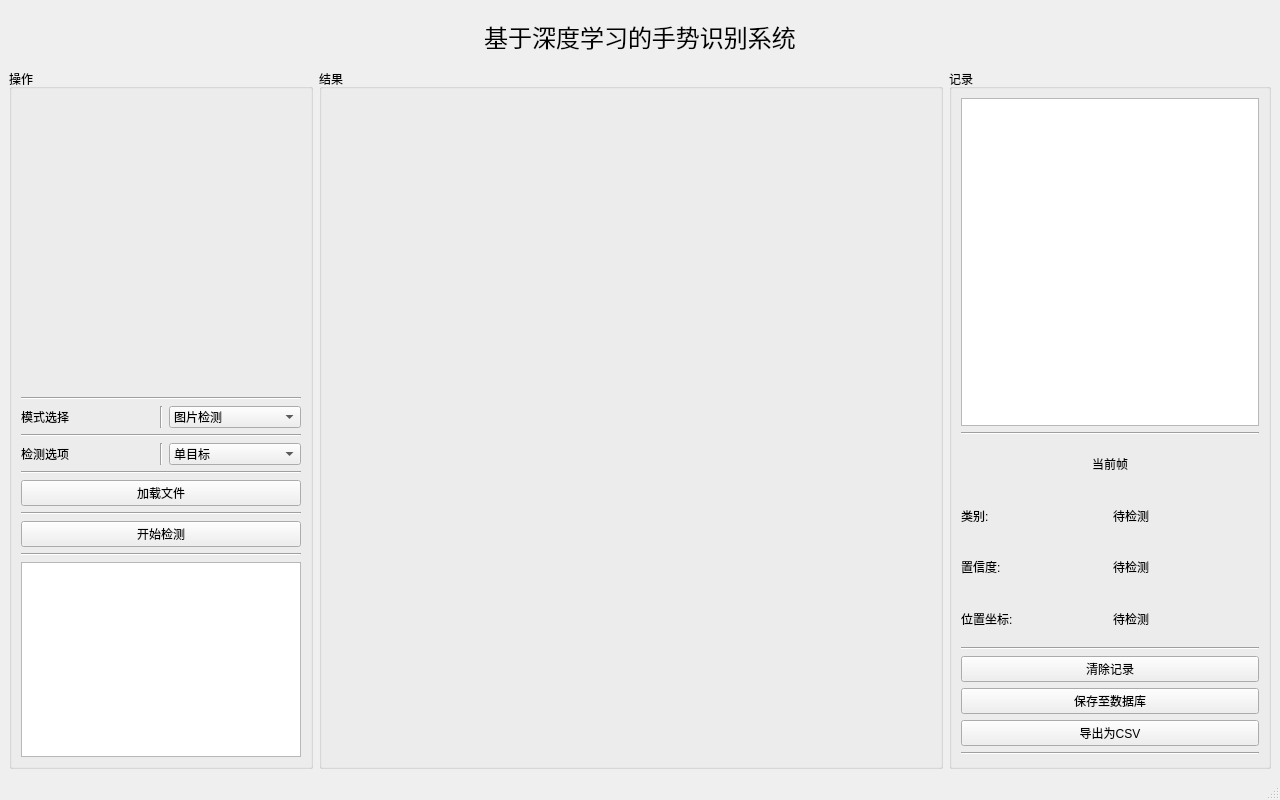
<?xml version="1.0" encoding="UTF-8"?>
<ui version="4.0">
 <class>MainWindow</class>
 <widget class="QMainWindow" name="MainWindow">
  <property name="geometry">
   <rect>
    <x>0</x>
    <y>0</y>
    <width>1280</width>
    <height>800</height>
   </rect>
  </property>
  <property name="windowTitle">
   <string>MainWindow</string>
  </property>
  <widget class="QWidget" name="centralwidget">
   <layout class="QVBoxLayout" name="verticalLayout_8">
    <item>
     <layout class="QVBoxLayout" name="verticalLayout_5" stretch="1,13">
      <item>
       <widget class="QLabel" name="label_Title">
        <property name="sizePolicy">
         <sizepolicy hsizetype="MinimumExpanding" vsizetype="MinimumExpanding">
          <horstretch>0</horstretch>
          <verstretch>0</verstretch>
         </sizepolicy>
        </property>
        <property name="minimumSize">
         <size>
          <width>40</width>
          <height>50</height>
         </size>
        </property>
        <property name="font">
         <font>
          <family>Arial</family>
          <pointsize>18</pointsize>
         </font>
        </property>
        <property name="text">
         <string>基于深度学习的手势识别系统</string>
        </property>
        <property name="alignment">
         <set>Qt::AlignCenter</set>
        </property>
       </widget>
      </item>
      <item>
       <layout class="QHBoxLayout" name="horizontalLayout_9" stretch="5,11,6">
        <item>
         <widget class="QGroupBox" name="groupBox">
          <property name="title">
           <string>操作</string>
          </property>
          <layout class="QHBoxLayout" name="horizontalLayout_3">
           <item>
            <layout class="QVBoxLayout" name="verticalLayout_4" stretch="3,1,2">
             <item>
              <widget class="QLabel" name="label_InputView">
               <property name="sizePolicy">
                <sizepolicy hsizetype="MinimumExpanding" vsizetype="MinimumExpanding">
                 <horstretch>0</horstretch>
                 <verstretch>0</verstretch>
                </sizepolicy>
               </property>
               <property name="minimumSize">
                <size>
                 <width>280</width>
                 <height>280</height>
                </size>
               </property>
               <property name="styleSheet">
                <string notr="true"/>
               </property>
               <property name="text">
                <string/>
               </property>
               <property name="scaledContents">
                <bool>true</bool>
               </property>
               <property name="alignment">
                <set>Qt::AlignCenter</set>
               </property>
              </widget>
             </item>
             <item>
              <layout class="QVBoxLayout" name="verticalLayout_3">
               <item>
                <layout class="QVBoxLayout" name="verticalLayout_2">
                 <item>
                  <widget class="Line" name="line">
                   <property name="orientation">
                    <enum>Qt::Horizontal</enum>
                   </property>
                  </widget>
                 </item>
                 <item>
                  <layout class="QHBoxLayout" name="horizontalLayout">
                   <item>
                    <widget class="QLabel" name="label_ModeTag">
                     <property name="text">
                      <string>模式选择</string>
                     </property>
                    </widget>
                   </item>
                   <item>
                    <widget class="Line" name="line_6">
                     <property name="orientation">
                      <enum>Qt::Vertical</enum>
                     </property>
                    </widget>
                   </item>
                   <item>
                    <widget class="QComboBox" name="comboBox_ModeSelect">
                     <item>
                      <property name="text">
                       <string>图片检测</string>
                      </property>
                     </item>
                     <item>
                      <property name="text">
                       <string>视频检测</string>
                      </property>
                     </item>
                     <item>
                      <property name="text">
                       <string>实时检测</string>
                      </property>
                     </item>
                    </widget>
                   </item>
                  </layout>
                 </item>
                 <item>
                  <widget class="Line" name="line_2">
                   <property name="orientation">
                    <enum>Qt::Horizontal</enum>
                   </property>
                  </widget>
                 </item>
                 <item>
                  <layout class="QHBoxLayout" name="horizontalLayout_2">
                   <item>
                    <widget class="QLabel" name="label_OptionTag">
                     <property name="text">
                      <string>检测选项</string>
                     </property>
                    </widget>
                   </item>
                   <item>
                    <widget class="Line" name="line_7">
                     <property name="orientation">
                      <enum>Qt::Vertical</enum>
                     </property>
                    </widget>
                   </item>
                   <item>
                    <widget class="QComboBox" name="comboBox_DetectOption">
                     <item>
                      <property name="text">
                       <string>单目标</string>
                      </property>
                     </item>
                     <item>
                      <property name="text">
                       <string>多目标</string>
                      </property>
                     </item>
                    </widget>
                   </item>
                  </layout>
                 </item>
                </layout>
               </item>
               <item>
                <layout class="QVBoxLayout" name="verticalLayout">
                 <item>
                  <widget class="Line" name="line_3">
                   <property name="orientation">
                    <enum>Qt::Horizontal</enum>
                   </property>
                  </widget>
                 </item>
                 <item>
                  <widget class="QPushButton" name="pushButton_LoadFile">
                   <property name="text">
                    <string>加载文件</string>
                   </property>
                  </widget>
                 </item>
                 <item>
                  <widget class="Line" name="line_4">
                   <property name="orientation">
                    <enum>Qt::Horizontal</enum>
                   </property>
                  </widget>
                 </item>
                 <item>
                  <widget class="QPushButton" name="pushButton_Run_Stop">
                   <property name="text">
                    <string>开始检测</string>
                   </property>
                  </widget>
                 </item>
                 <item>
                  <widget class="Line" name="line_5">
                   <property name="orientation">
                    <enum>Qt::Horizontal</enum>
                   </property>
                  </widget>
                 </item>
                </layout>
               </item>
              </layout>
             </item>
             <item>
              <widget class="QTextBrowser" name="textBrowser_Log"/>
             </item>
            </layout>
           </item>
          </layout>
         </widget>
        </item>
        <item>
         <widget class="QGroupBox" name="groupBox_2">
          <property name="title">
           <string>结果</string>
          </property>
          <layout class="QHBoxLayout" name="horizontalLayout_8">
           <property name="bottomMargin">
            <number>11</number>
           </property>
           <item>
            <widget class="QLabel" name="label_DetectView">
             <property name="sizePolicy">
              <sizepolicy hsizetype="MinimumExpanding" vsizetype="MinimumExpanding">
               <horstretch>0</horstretch>
               <verstretch>0</verstretch>
              </sizepolicy>
             </property>
             <property name="minimumSize">
              <size>
               <width>600</width>
               <height>600</height>
              </size>
             </property>
             <property name="styleSheet">
              <string notr="true"/>
             </property>
             <property name="text">
              <string/>
             </property>
             <property name="scaledContents">
              <bool>true</bool>
             </property>
             <property name="alignment">
              <set>Qt::AlignCenter</set>
             </property>
            </widget>
           </item>
          </layout>
         </widget>
        </item>
        <item>
         <widget class="QGroupBox" name="groupBox_3">
          <property name="title">
           <string>记录</string>
          </property>
          <layout class="QHBoxLayout" name="horizontalLayout_5">
           <property name="bottomMargin">
            <number>11</number>
           </property>
           <item>
            <layout class="QVBoxLayout" name="verticalLayout_11" stretch="3,2,2">
             <item>
              <widget class="QTableView" name="tableView_Result">
               <property name="sizePolicy">
                <sizepolicy hsizetype="MinimumExpanding" vsizetype="Expanding">
                 <horstretch>0</horstretch>
                 <verstretch>0</verstretch>
                </sizepolicy>
               </property>
               <property name="minimumSize">
                <size>
                 <width>280</width>
                 <height>0</height>
                </size>
               </property>
              </widget>
             </item>
             <item>
              <layout class="QVBoxLayout" name="verticalLayout_6">
               <item>
                <widget class="Line" name="line_8">
                 <property name="orientation">
                  <enum>Qt::Horizontal</enum>
                 </property>
                </widget>
               </item>
               <item>
                <widget class="QLabel" name="label_CurrentTag">
                 <property name="text">
                  <string>当前帧</string>
                 </property>
                 <property name="alignment">
                  <set>Qt::AlignCenter</set>
                 </property>
                </widget>
               </item>
               <item>
                <layout class="QHBoxLayout" name="horizontalLayout_4">
                 <item>
                  <widget class="QLabel" name="label_ClassTag">
                   <property name="text">
                    <string>类别:</string>
                   </property>
                  </widget>
                 </item>
                 <item>
                  <widget class="QLabel" name="label_OBClass">
                   <property name="text">
                    <string>待检测</string>
                   </property>
                  </widget>
                 </item>
                </layout>
               </item>
               <item>
                <layout class="QHBoxLayout" name="horizontalLayout_6">
                 <item>
                  <widget class="QLabel" name="label_ConfidenceTag">
                   <property name="text">
                    <string>置信度:</string>
                   </property>
                  </widget>
                 </item>
                 <item>
                  <widget class="QLabel" name="label_OBConfidence">
                   <property name="text">
                    <string>待检测</string>
                   </property>
                  </widget>
                 </item>
                </layout>
               </item>
               <item>
                <layout class="QHBoxLayout" name="horizontalLayout_7">
                 <item>
                  <widget class="QLabel" name="label_BoxTag">
                   <property name="text">
                    <string>位置坐标:</string>
                   </property>
                  </widget>
                 </item>
                 <item>
                  <widget class="QLabel" name="label_OBBox">
                   <property name="text">
                    <string>待检测</string>
                   </property>
                  </widget>
                 </item>
                </layout>
               </item>
               <item>
                <widget class="Line" name="line_11">
                 <property name="orientation">
                  <enum>Qt::Horizontal</enum>
                 </property>
                </widget>
               </item>
              </layout>
             </item>
             <item>
              <layout class="QVBoxLayout" name="verticalLayout_7">
               <item>
                <widget class="QPushButton" name="pushButton_ClearRecord">
                 <property name="text">
                  <string>清除记录</string>
                 </property>
                </widget>
               </item>
               <item>
                <widget class="QPushButton" name="pushButton_SaveToDB">
                 <property name="text">
                  <string>保存至数据库</string>
                 </property>
                </widget>
               </item>
               <item>
                <widget class="QPushButton" name="pushButton_ExportAsCSV">
                 <property name="text">
                  <string>导出为CSV</string>
                 </property>
                </widget>
               </item>
               <item>
                <widget class="Line" name="line_12">
                 <property name="orientation">
                  <enum>Qt::Horizontal</enum>
                 </property>
                </widget>
               </item>
              </layout>
             </item>
            </layout>
           </item>
          </layout>
         </widget>
        </item>
       </layout>
      </item>
     </layout>
    </item>
   </layout>
  </widget>
  <widget class="QMenuBar" name="menubar">
   <property name="geometry">
    <rect>
     <x>0</x>
     <y>0</y>
     <width>1280</width>
     <height>26</height>
    </rect>
   </property>
  </widget>
  <widget class="QStatusBar" name="statusbar"/>
 </widget>
 <resources/>
 <connections/>
</ui>
